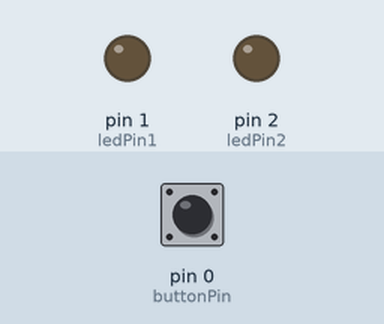
The sketch below on a simulated Arduino Uno, built with avr-gcc and run on an emulated ATmega328P. Shown: output pins drawn as LEDs (lit = HIGH). Inputs (shaded band) come from the test bench; at power-on: pin 0 (buttonPin) LOW.

Above: at 1.2 s.
1.3 s: pin 0 (buttonPin) pulled HIGH for 0.15 s
At 1.37 s:
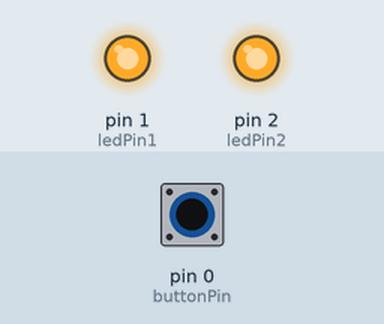
2.9 s: pin 0 (buttonPin) pulled HIGH for 3.2 s
At 6.6 s:
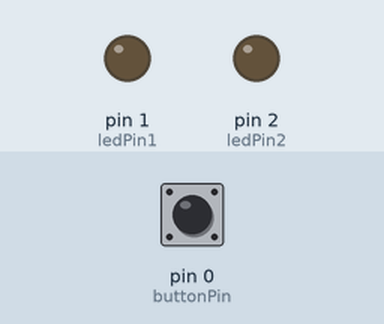
Timing chart, 0 to 8.1 s (numbered marks = the images above; inputs shaded):
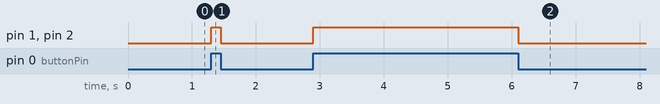

Measured:
- after the input at 1.3 s, pin 1 (ledPin1), pin 2 (ledPin2): LOW → HIGH at once, → LOW 0.15 s later
- after the input at 2.9 s, pin 1 (ledPin1), pin 2 (ledPin2): LOW → HIGH at once, → LOW 3.2 s later

The sketch:

Button.ino
```cpp
const int buttonPin = 0;     // the number of the pushbutton pin
const int ledPin1 = 1;      // the number of the LED pin
const int ledPin2 = 2;      // the number of the LED pin

// variables will change:
int buttonState = 0;         // variable for reading the pushbutton status

void setup() {
  // initialize the LED pin as an output:
  pinMode(ledPin1, OUTPUT);
  pinMode(ledPin2, OUTPUT);
  // initialize the pushbutton pin as an input:
  pinMode(buttonPin, INPUT);
}

void loop(){
  // read the state of the pushbutton value:
  buttonState = digitalRead(buttonPin);

  // check if the pushbutton is pressed.
  // if it is, the buttonState is HIGH:
  if (buttonState == HIGH) {
    // turn LED on:
    digitalWrite(ledPin1, HIGH);
    digitalWrite(ledPin2, HIGH);
  }
  else {
    // turn LED off:
    digitalWrite(ledPin1, LOW);
    digitalWrite(ledPin2, LOW);
  }
}
```
